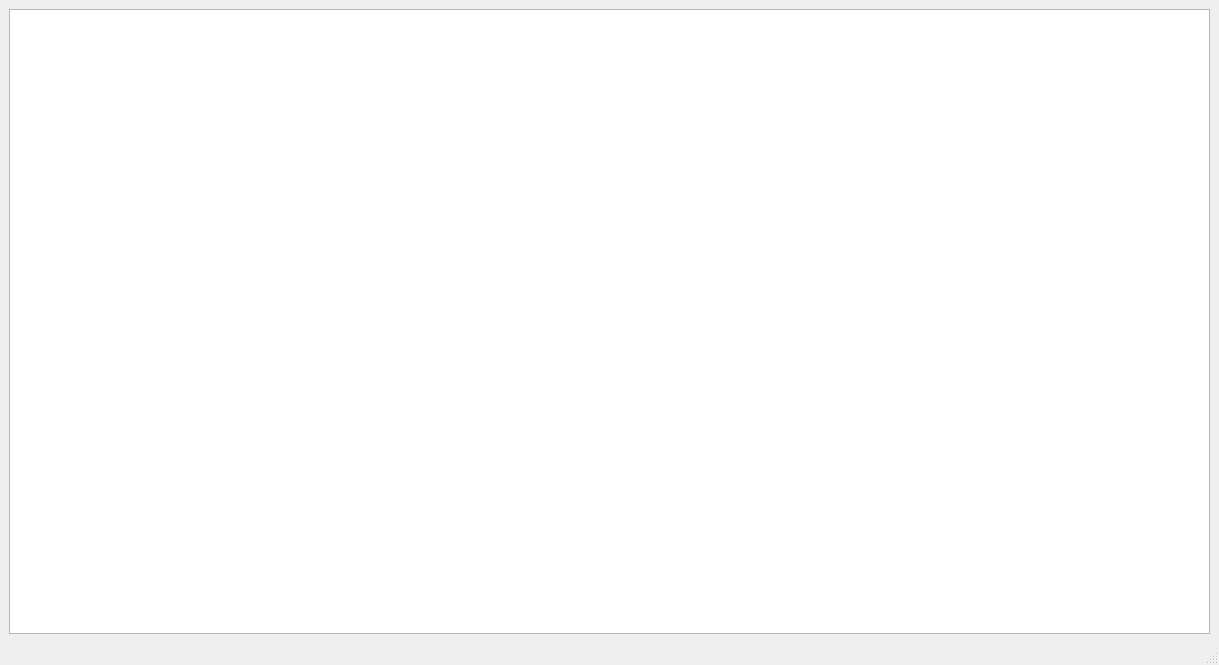
<?xml version="1.0" encoding="UTF-8"?>
<ui version="4.0">
 <class>MainWindow</class>
 <widget class="QMainWindow" name="MainWindow">
  <property name="geometry">
   <rect>
    <x>0</x>
    <y>0</y>
    <width>1219</width>
    <height>665</height>
   </rect>
  </property>
  <property name="windowTitle">
   <string>MainWindow</string>
  </property>
  <widget class="QWidget" name="centralwidget">
   <layout class="QVBoxLayout" name="verticalLayout">
    <item>
     <widget class="QTableView" name="tableView">
      <property name="enabled">
       <bool>true</bool>
      </property>
     </widget>
    </item>
   </layout>
  </widget>
  <widget class="QMenuBar" name="menubar">
   <property name="geometry">
    <rect>
     <x>0</x>
     <y>0</y>
     <width>1219</width>
     <height>20</height>
    </rect>
   </property>
  </widget>
  <widget class="QStatusBar" name="statusbar"/>
 </widget>
 <resources/>
 <connections/>
</ui>
